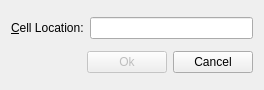
<?xml version="1.0" encoding="UTF-8"?>
<ui version="4.0">
 <class>GoToCellDialog</class>
 <widget class="QWidget" name="GoToCellDialog">
  <property name="geometry">
   <rect>
    <x>0</x>
    <y>0</y>
    <width>264</width>
    <height>90</height>
   </rect>
  </property>
  <property name="windowTitle">
   <string>Go To Cell</string>
  </property>
  <layout class="QVBoxLayout" name="verticalLayout">
   <item>
    <layout class="QHBoxLayout" name="horizontalLayout">
     <item>
      <widget class="QLabel" name="label">
       <property name="text">
        <string>&amp;Cell Location:</string>
       </property>
       <property name="buddy">
        <cstring>lineEdit</cstring>
       </property>
      </widget>
     </item>
     <item>
      <widget class="QLineEdit" name="lineEdit"/>
     </item>
    </layout>
   </item>
   <item>
    <layout class="QHBoxLayout" name="horizontalLayout_2">
     <item>
      <spacer name="horizontalSpacer">
       <property name="orientation">
        <enum>Qt::Horizontal</enum>
       </property>
       <property name="sizeHint" stdset="0">
        <size>
         <width>40</width>
         <height>20</height>
        </size>
       </property>
      </spacer>
     </item>
     <item>
      <widget class="QPushButton" name="okButton">
       <property name="enabled">
        <bool>false</bool>
       </property>
       <property name="text">
        <string>Ok</string>
       </property>
       <property name="default">
        <bool>true</bool>
       </property>
      </widget>
     </item>
     <item>
      <widget class="QPushButton" name="cancelButton">
       <property name="text">
        <string>Cancel</string>
       </property>
      </widget>
     </item>
    </layout>
   </item>
  </layout>
 </widget>
 <tabstops>
  <tabstop>lineEdit</tabstop>
  <tabstop>okButton</tabstop>
  <tabstop>cancelButton</tabstop>
 </tabstops>
 <resources/>
 <connections/>
</ui>
